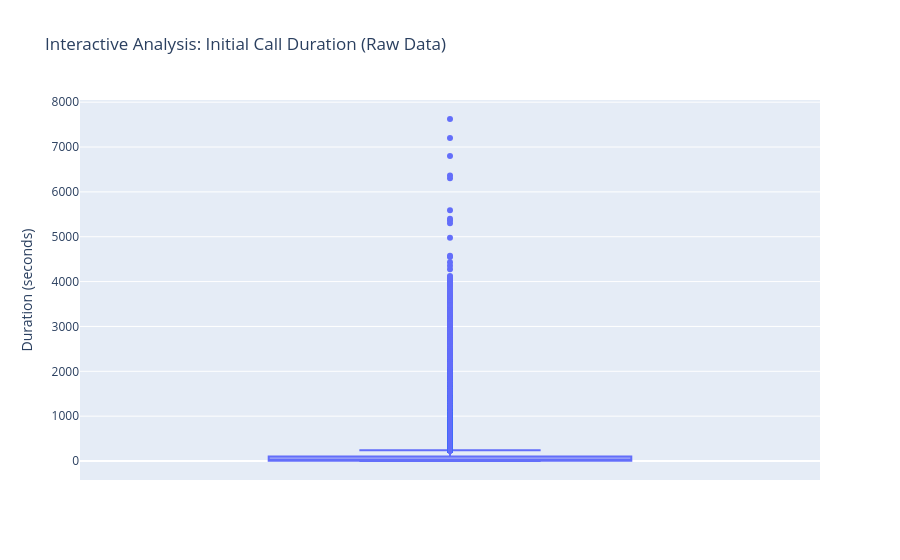

Notebook code cell kept with this figure:
### Code cell
# Plotly Interactive Box-plot (Initial Data)
# This allows us to hover and see the exact values for whiskers and quartiles
fig1 = px.box(
    calls.to_pandas(), 
    y="Call_Duration_(in_seconds)", 
    title="Interactive Analysis: Initial Call Duration (Raw Data)",
    points="outliers" 
)
fig1.update_layout(yaxis_title="Duration (seconds)")
fig1.show()

### Figure 1 — Plotly figure (JSON) as saved in the notebook; plotly's stock layout.template omitted (floating-point values rounded to 4 significant figures; data arrays with more than 128 entries replaced by an {"elided": "..."} marker saying what was removed)
{"data": [{"alignmentgroup": "True", "boxpoints": "outliers", "hovertemplate": "Call_Duration_(in_seconds)=%{y}<extra></extra>", "legendgroup": "", "marker": {"color": "#636efa"}, "name": "", "notched": false, "offsetgroup": "", "orientation": "v", "showlegend": false, "type": "box", "x0": " ", "xaxis": "x", "y": {"elided": "95871 float values"}, "y0": " ", "yaxis": "y"}], "layout": {"boxmode": "group", "legend": {"tracegroupgap": 0}, "title": {"text": "Interactive Analysis: Initial Call Duration (Raw Data)"}, "xaxis": {"anchor": "y", "domain": [0, 1]}, "yaxis": {"anchor": "x", "domain": [0, 1], "title": {"text": "Duration (seconds)"}}}}
